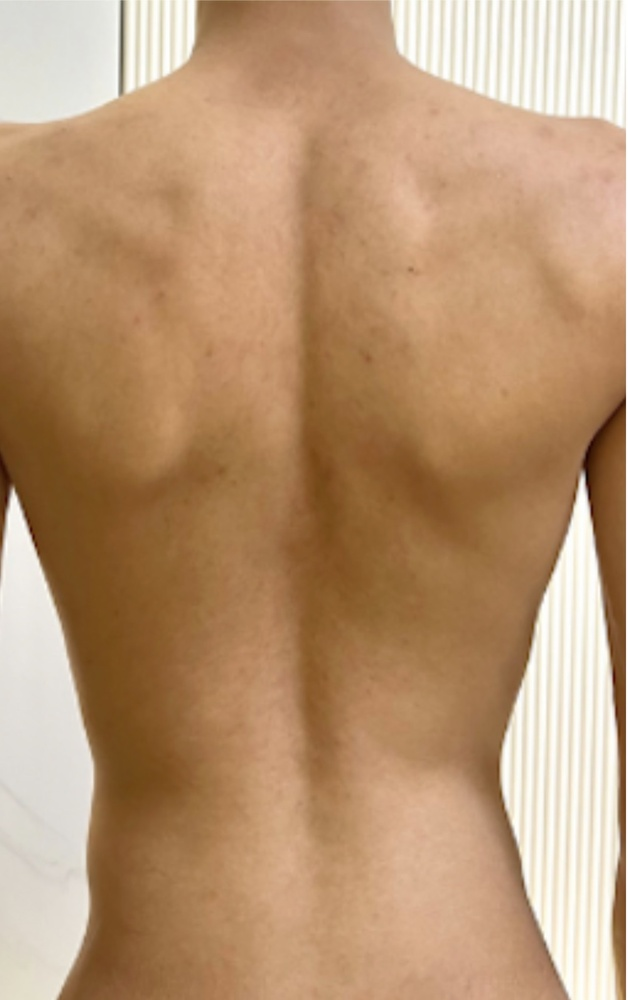
#> input picture static/sample.jpg, 628 x 1000 px, shrunk from 1242 x 1977 before the run, found by its file name
$ python blur_sample.py
#> lines starting #> are read from the running program, lines starting #| are printed output that depends on the picture
from PIL import Image, ImageFilter

# Load the image from the static folder
image = Image.open("static/sample.jpg")
#> image is the input picture: PIL image 628x1000 RGB; mean R, G, B 184.9, 148.6, 114.2

# Apply Gaussian blur
blurred_image = image.filter(ImageFilter.GaussianBlur(radius=45))
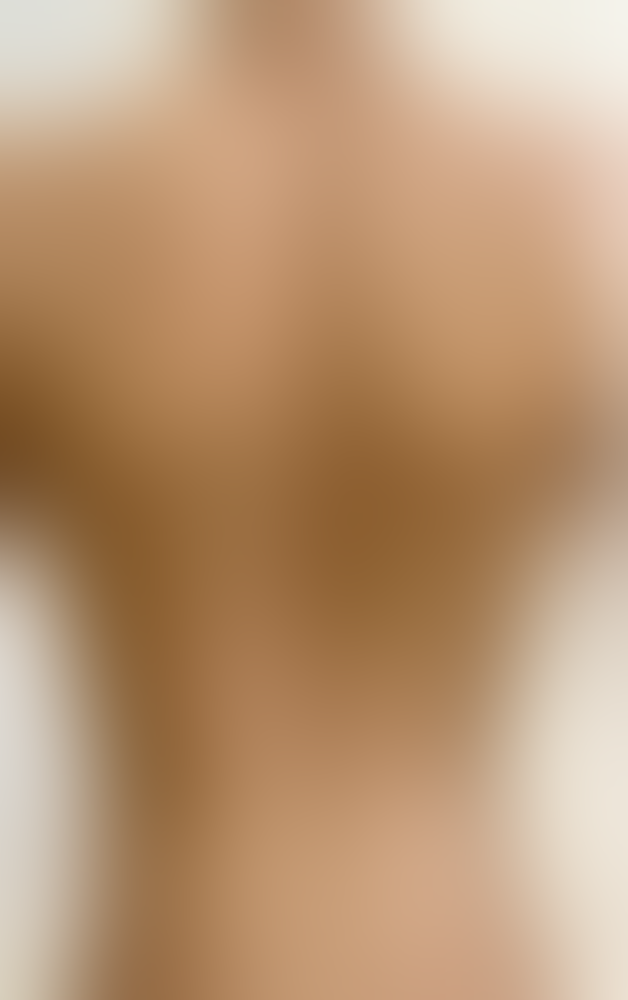
#> blurred_image: PIL image 628x1000 RGB; mean R, G, B 186, 150.3, 116.4

# Save the blurred image back into static/
blurred_image.save("static/sample_blurred.jpg")

print("Done! Blurred image saved as static/sample_blurred.jpg")
